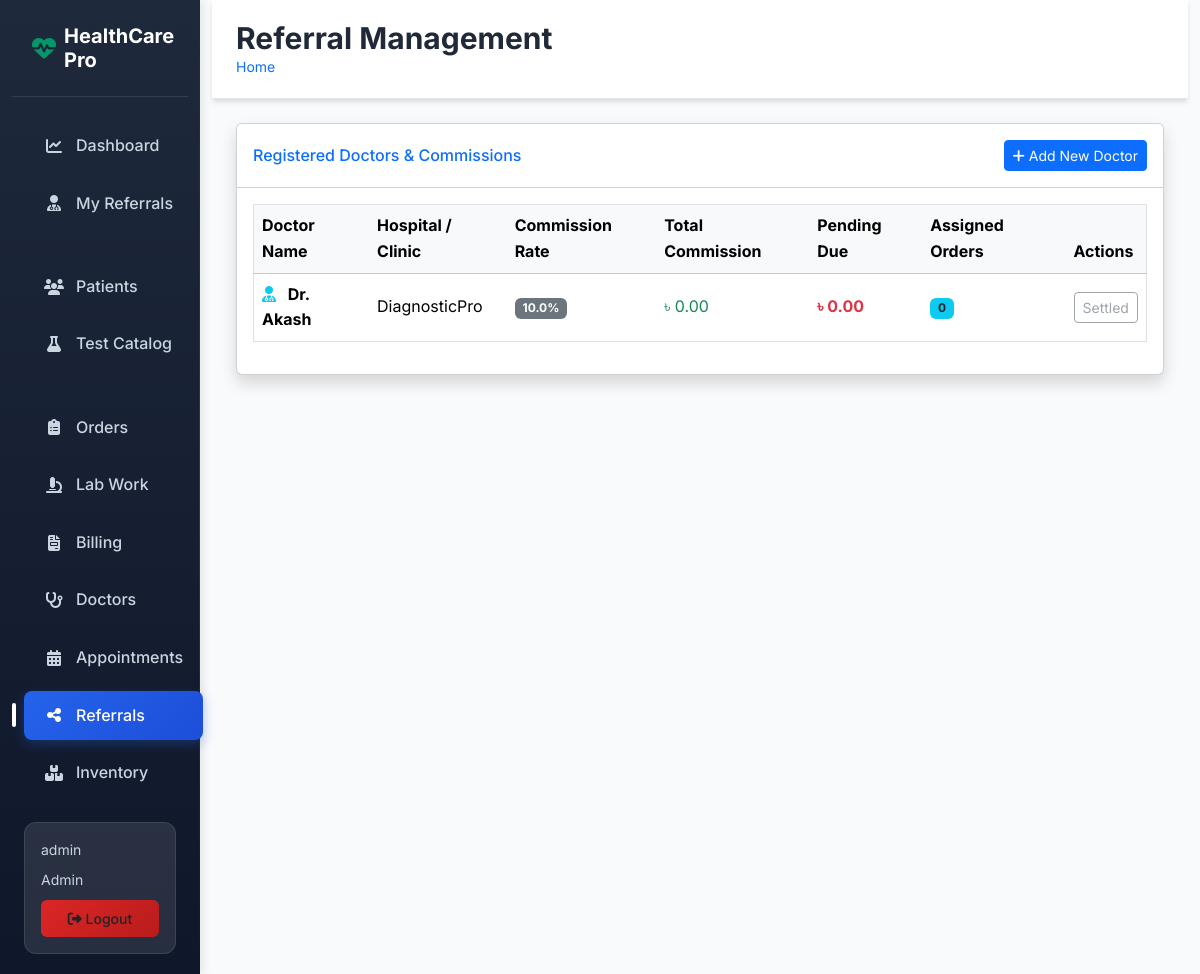
The app's page /referrals (signed in) with its own data.
### app/models/users.py (models this page shows)
class User(UserMixin, db.Model):
    __tablename__ = 'users'
    id = db.Column(db.Integer, primary_key=True)
    username = db.Column(db.String(80), unique=True, nullable=False)
    email = db.Column(db.String(120), unique=True, nullable=False)
    password_hash = db.Column(db.String(128), nullable=False)
    role = db.Column(db.String(20), nullable=False, default='patient') # admin, receptionist, lab_tech, doctor, patient
    is_active = db.Column(db.Boolean, default=True)
    created_at = db.Column(db.DateTime, default=datetime.utcnow)
    name = db.Column(db.String(100))
    phone = db.Column(db.String(20))

### app/models/referral.py (models this page shows)
class ReferralDoctor(db.Model):
    __tablename__ = 'referral_doctors'
    id = db.Column(db.Integer, primary_key=True)
    doctor_name = db.Column(db.String(100), nullable=False)
    name = db.Column(db.String(100), nullable=False)  # Keep for backward compatibility
    specialization = db.Column(db.String(100))
    hospital_name = db.Column(db.String(150))
    hospital = db.Column(db.String(150))  # Keep for backward compatibility
    phone = db.Column(db.String(20))
    commission_rate = db.Column(db.Float, default=0.0) # Percentage e.g., 10.0 for 10%
    is_active = db.Column(db.Boolean, default=True)
    user_id = db.Column(db.Integer, db.ForeignKey('users.id'), nullable=True) # For portal access
    commissions = db.relationship('ReferralCommission', backref='doctor', lazy=True)

### app/frontend/referral_routes.py (the view)
@bp.route('/referrals', methods=['GET'])
@login_required
@role_required('admin')
def referrals_list():
    doctors = ReferralDoctor.query.all()
    for doc in doctors:
        doc.total_commissions = sum(c.commission_amount for c in doc.commissions)
        doc.pending_commissions = sum(c.commission_amount for c in doc.commissions if c.status == 'pending')
    return render_template('referrals/list.html', doctors=doctors)

### app/templates/referrals/list.html (shortened to what this page needs)
{% extends 'base.html' %}
{% block page_title %}Referral Management{% endblock %}
{% block content %}
<div class="card shadow mb-4">
    <div class="card-header py-3 d-flex flex-row align-items-center justify-content-between bg-white">
        <h6 class="m-0 font-weight-bold text-primary">Registered Doctors & Commissions</h6>
        <button class="btn btn-sm btn-primary" data-bs-toggle="modal" data-bs-target="#addDoctorModal">
            <i class="fas fa-plus"></i> Add New Doctor
        </button>
    </div>
    <div class="card-body">
        <div class="table-responsive">
            <table class="table table-hover align-middle border">
                <thead class="table-light">
                    <tr>
                        <th>Doctor Name</th>
                        <th>Hospital / Clinic</th>
                        <th>Commission Rate</th>
                        <th>Total Commission</th>
                        <th>Pending Due</th>
                        <th>Assigned Orders</th>
                        <th>Actions</th>
                    </tr>
                </thead>
                <tbody>
                    {% for d in doctors %}
                    <tr>
                        <td class="fw-bold"><i class="fas fa-user-md text-info me-2"></i> Dr. {{ d.name }}</td>
                        <td>{{ d.hospital or 'N/A' }}</td>
                        <td><span class="badge bg-secondary">{{ "%.1f"|format(d.commission_rate) }}%</span></td>
                        <td class="text-success">৳ {{ "%.2f"|format(d.total_commissions) }}</td>
                        <td class="text-danger fw-bold">৳ {{ "%.2f"|format(d.pending_commissions) }}</td>
                        <td><span class="badge bg-info text-dark">{{ d.commissions|length }}</span></td>
                        <td>
                            {% if d.pending_commissions > 0 %}
                            <form action="{{ url_for('frontend.pay_commission', doctor_id=d.id) }}" method="POST"
                                class="d-inline">
                                <button type="submit" class="btn btn-sm btn-success" title="Mark as Paid">
                                    <i class="fas fa-money-bill-wave"></i> Pay Now
                                </button>
                            </form>
                            {% else %}
                            <button class="btn btn-sm btn-outline-secondary" disabled>Settled</button>
                            {% endif %}
                        </td>
                    </tr>
                    {% else %}
                    <tr>
                        <td colspan="7" class="text-center py-4 text-muted">No referral doctors registered.</td>
                    </tr>
                    {% endfor %}
                </tbody>
            </table>
        </div>
    </div>
</div>
{% endblock %}

### app/templates/base.html (shortened to what this page needs)
<!DOCTYPE html>
<html lang="en">
<head>
    <link href="https://cdn.jsdelivr.net/npm/bootstrap@5.3.2/dist/css/bootstrap.min.css" rel="stylesheet">
    <link href="https://cdnjs.cloudflare.com/ajax/libs/font-awesome/6.4.2/css/all.min.css" rel="stylesheet">
    <link href="{{ url_for('static', filename='css/healthcare.css') }}" rel="stylesheet">
</head>
<body>
    <div class="container-fluid">
        <div class="row">
            {% if current_user.is_authenticated %}
            <nav class="col-md-3 col-lg-2 d-md-block sidebar">
                <div class="position-sticky">
                    <div class="sidebar-brand">
                        <h5><i class="fas fa-heartbeat"></i> HealthCare Pro</h5>
                    </div>
                    <ul class="nav flex-column">
                        <li class="nav-item">
                            <a class="nav-link {% if request.endpoint == 'portal.patient_dashboard' %}active{% endif %}"
                                href="{{ url_for('portal.patient_dashboard') }}">
                                <i class="fas fa-chart-line"></i> Dashboard
                            </a>
                        </li>
                        {% if current_user.role in ['admin', 'doctor'] %}
                        <li class="nav-item">
                            <a class="nav-link {% if request.endpoint == 'portal.doctor_dashboard' %}active{% endif %}"
                                href="{{ url_for('portal.doctor_dashboard') }}">
                                <i class="fas fa-user-md"></i> My Referrals
                            </a>
                        </li>
                        {% endif %}
                        {% if current_user.role in ['admin', 'receptionist'] %}
                        <li class="nav-item">
                            <a class="nav-link {% if request.endpoint == 'frontend.patients_list' or request.endpoint == 'frontend.add_patient' %}active{% endif %}"
                                href="{{ url_for('frontend.patients_list') }}">
                                <i class="fas fa-users"></i> Patients
                            </a>
                        </li>
                        {% endif %}
                        {% if current_user.role == 'admin' %}
                        <li class="nav-item">
                            <a class="nav-link {% if request.endpoint == 'frontend.tests_list' %}active{% endif %}"
                                href="{{ url_for('frontend.tests_list') }}">
                                <i class="fas fa-flask"></i> Test Catalog
                            </a>
                        </li>
                        {% endif %}
                        {% if current_user.role in ['admin', 'receptionist'] %}
                        <li class="nav-item">
                            <a class="nav-link {% if request.endpoint == 'frontend.orders_list' or request.endpoint == 'frontend.new_order' %}active{% endif %}"
                                href="{{ url_for('frontend.orders_list') }}">
                                <i class="fas fa-clipboard-list"></i> Orders
                            </a>
                        </li>
                        {% endif %}
                        {% if current_user.role in ['admin', 'lab_tech'] %}
                        <li class="nav-item">
                            <a class="nav-link {% if 'lab' in request.endpoint %}active{% endif %}"
                                href="{{ url_for('frontend.pending_lab_work') }}">
                                <i class="fas fa-microscope"></i> Lab Work
                            </a>
                        </li>
                        {% endif %}
                        {% if current_user.role in ['admin', 'receptionist'] %}
                        <li class="nav-item">
                            <a class="nav-link {% if request.endpoint == 'frontend.invoices_list' %}active{% endif %}"
                                href="{{ url_for('frontend.invoices_list') }}">
                                <i class="fas fa-file-invoice"></i> Billing
                            </a>
                        </li>
                        {% endif %}
                        {% if current_user.role == 'admin' %}
                        <li class="nav-item">
                            <a class="nav-link {% if request.endpoint == 'frontend.doctors_list' %}active{% endif %}"
                                href="{{ url_for('frontend.doctors_list') }}">
                                <i class="fas fa-stethoscope"></i> Doctors
                            </a>
                        </li>
                        {% endif %}
                        {% if current_user.role in ['admin', 'receptionist'] %}
                        <li class="nav-item">
                            <a class="nav-link {% if request.endpoint == 'frontend.appointments_admin' %}active{% endif %}"
                                href="{{ url_for('frontend.appointments_admin') }}">
                                <i class="fas fa-calendar-alt"></i> Appointments
                            </a>
                        </li>
                        {% endif %}
                        {% if current_user.role == 'admin' %}
                        <li class="nav-item">
                            <a class="nav-link {% if request.endpoint == 'frontend.referrals_list' %}active{% endif %}"
                                href="{{ url_for('frontend.referrals_list') }}">
                                <i class="fas fa-share-alt"></i> Referrals
                            </a>
                        </li>
                        {% endif %}
                        {% if current_user.role in ['admin', 'lab_tech'] %}
                        <li class="nav-item">
                            <a class="nav-link {% if request.endpoint == 'frontend.inventory_list' %}active{% endif %}"
                                href="{{ url_for('frontend.inventory_list') }}">
                                <i class="fas fa-boxes"></i> Inventory
                            </a>
                        </li>
                        {% endif %}
                    </ul>
                    <div class="user-info">
                        <small>{{ current_user.username }}</small>
                        <small class="text-capitalize">{{ current_user.role }}</small>
                        <a href="{{ url_for('frontend.logout') }}" class="btn btn-logout w-100">
                            <i class="fas fa-sign-out-alt"></i> Logout
                        </a>
                    </div>
                </div>
            </nav>
            {% endif %}
            <main class="{% if current_user.is_authenticated %}col-md-9 ms-sm-auto col-lg-10{% else %}col-12{% endif %} main-content">
                <div class="page-header">
                    <div class="container-fluid px-4">
                        <div class="d-flex justify-content-between align-items-center">
                            <div>
                                <h1 class="page-title">{% block page_title %}{% endblock %}</h1>
                                <nav aria-label="breadcrumb">
                                    <ol class="breadcrumb">
                                        <li class="breadcrumb-item"><a href="#" class="text-decoration-none">Home</a></li>
                                    </ol>
                                </nav>
                            </div>
                        </div>
                    </div>
                </div>
                <div class="container-fluid px-4">
                    {% block content %}{% endblock %}
                </div>
            </main>
        </div>
    </div>
</body>
</html>

### app/templates/base.html (style rules this page uses)
:root { --primary-color: #2563eb; --primary-dark: #1d4ed8; --secondary-color: #059669; --accent-color: #f59e0b; --danger-color: #dc2626; --warning-color: #d97706; --success-color: #059669; --info-color: #0891b2; --dark-color: #1f2937; --light-bg: #f8fafc; --sidebar-bg: linear-gradient(180deg, #1e293b 0%, #0f172a 100%); --card-shadow: 0 4px 6px -1px rgba(0, 0, 0, 0.1), 0 2px 4px -1px rgba(0, 0, 0, 0.06); --card-shadow-hover: 0 10px 15px -3px rgba(0, 0, 0, 0.1), 0 4px 6px -2px rgba(0, 0, 0, 0.05); }
body { background: var(--light-bg); font-family: 'Inter', -apple-system, BlinkMacSystemFont, 'Segoe UI', Roboto, sans-serif; line-height: 1.6; }
.sidebar { min-height: 100vh; background: var(--sidebar-bg); box-shadow: 2px 0 10px rgba(0, 0, 0, 0.1); position: relative; }
.sidebar::before { content: ''; position: absolute; top: 0; right: 0; width: 1px; height: 100%; background: linear-gradient(180deg, transparent 0%, rgba(255,255,255,0.1) 50%, transparent 100%); }
.sidebar .nav-link { color: #cbd5e1; text-decoration: none; padding: 12px 20px; display: flex; align-items: center; border-radius: 8px; margin: 4px 12px; transition: all 0.3s ease; font-weight: 500; position: relative; }
.sidebar .nav-link i { width: 20px; text-align: center; margin-right: 12px; font-size: 16px; }
.sidebar .nav-link.active { color: #fff; background: linear-gradient(135deg, var(--primary-color), var(--primary-dark)); box-shadow: 0 4px 12px rgba(37, 99, 235, 0.3); }
.sidebar .nav-link.active::before { content: ''; position: absolute; left: -12px; top: 50%; transform: translateY(-50%); width: 4px; height: 24px; background: #fff; border-radius: 2px; }
.sidebar-brand { padding: 24px 20px; border-bottom: 1px solid rgba(255, 255, 255, 0.1); margin-bottom: 20px; }
.sidebar-brand h5 { color: #fff; font-weight: 700; font-size: 1.25rem; margin: 0; display: flex; align-items: center; }
.sidebar-brand i { color: var(--secondary-color); margin-right: 8px; font-size: 1.5rem; }
.main-content { background: var(--light-bg); min-height: 100vh; }
.page-header { background: #fff; border-bottom: 1px solid #e2e8f0; padding: 20px 0; margin-bottom: 24px; box-shadow: var(--card-shadow); }
.page-title { font-size: 1.875rem; font-weight: 700; color: var(--dark-color); margin: 0; }
.breadcrumb { background: transparent; padding: 0; margin: 0; font-size: 0.875rem; }
.user-info { background: rgba(255, 255, 255, 0.1); border-radius: 12px; padding: 16px; margin: 20px 12px; border: 1px solid rgba(255, 255, 255, 0.1); }
.user-info small { color: #cbd5e1; display: block; margin-bottom: 8px; }
.btn-logout { background: linear-gradient(135deg, #dc2626, #b91c1c); border: none; border-radius: 6px; padding: 8px 16px; font-size: 0.875rem; font-weight: 500; transition: all 0.3s ease; }

### records on screen
User: username "admin", role "Admin"
ReferralDoctor: name "Akash", hospital "DiagnosticPro", commission_rate "10.0", total_commissions "0.00", pending_commissions "0.00", commissions|length "0"
